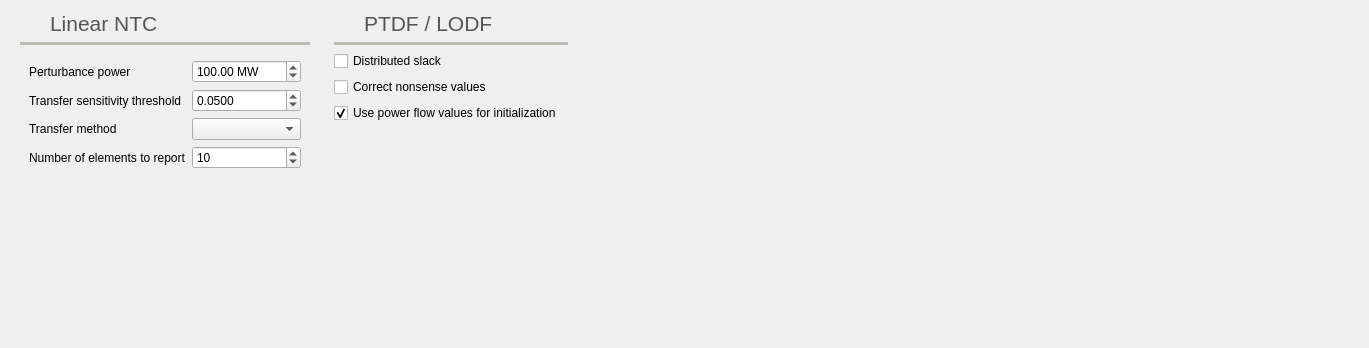
          <widget class="QWidget" name="tab_9">
           <attribute name="icon">
            <iconset resource="icons.qrc">
             <normaloff>:/Icons/icons/ptdf.svg</normaloff>:/Icons/icons/ptdf.svg</iconset>
           </attribute>
           <attribute name="title">
            <string>Linear</string>
           </attribute>
           <attribute name="toolTip">
            <string>Linear calculations related settings</string>
           </attribute>
           <layout class="QHBoxLayout" name="horizontalLayout_8">
            <item>
             <widget class="QFrame" name="frame_64">
              <property name="frameShape">
               <enum>QFrame::NoFrame</enum>
              </property>
              <property name="frameShadow">
               <enum>QFrame::Raised</enum>
              </property>
              <layout class="QGridLayout" name="gridLayout_13">
               <property name="topMargin">
                <number>0</number>
               </property>
               <item row="7" column="0" colspan="2">
                <widget class="QFrame" name="frame_66">
                 <property name="frameShape">
                  <enum>QFrame::NoFrame</enum>
                 </property>
                 <property name="frameShadow">
                  <enum>QFrame::Raised</enum>
                 </property>
                 <layout class="QGridLayout" name="gridLayout_16">
                  <item row="0" column="0">
                   <widget class="QLabel" name="label_91">
                    <property name="text">
                     <string>Perturbance power</string>
                    </property>
                   </widget>
                  </item>
                  <item row="2" column="1">
                   <widget class="QComboBox" name="transferMethodComboBox"/>
                  </item>
                  <item row="1" column="0">
                   <widget class="QLabel" name="label_62">
                    <property name="text">
                     <string>Transfer sensitivity threshold</string>
                    </property>
                   </widget>
                  </item>
                  <item row="2" column="0">
                   <widget class="QLabel" name="label_77">
                    <property name="text">
                     <string>Transfer method</string>
                    </property>
                   </widget>
                  </item>
                  <item row="0" column="1">
                   <widget class="QDoubleSpinBox" name="atcPerturbanceSpinBox">
                    <property name="toolTip">
                     <string>Amount of power used to compute the branches sensitivity to the transfer</string>
                    </property>
                    <property name="suffix">
                     <string> MW</string>
                    </property>
                    <property name="maximum">
                     <double>999999999999.000000000000000</double>
                    </property>
                    <property name="value">
                     <double>100.000000000000000</double>
                    </property>
                   </widget>
                  </item>
                  <item row="1" column="1">
                   <widget class="QDoubleSpinBox" name="atcThresholdSpinBox">
                    <property name="toolTip">
                     <string>Threshold used to discard insensitive branches</string>
                    </property>
                    <property name="decimals">
                     <number>4</number>
                    </property>
                    <property name="maximum">
                     <double>1.000000000000000</double>
                    </property>
                    <property name="value">
                     <double>0.050000000000000</double>
                    </property>
                   </widget>
                  </item>
                  <item row="3" column="0">
                   <widget class="QLabel" name="label_30">
                    <property name="text">
                     <string>Number of elements to report</string>
                    </property>
                   </widget>
                  </item>
                  <item row="3" column="1">
                   <widget class="QSpinBox" name="ntcReportLimitingElementsSpinBox">
                    <property name="toolTip">
                     <string>Top NTC limiting elements. Set to -1 to display all.</string>
                    </property>
                    <property name="minimum">
                     <number>-1</number>
                    </property>
                    <property name="maximum">
                     <number>999999999</number>
                    </property>
                    <property name="value">
                     <number>10</number>
                    </property>
                   </widget>
                  </item>
                 </layout>
                </widget>
               </item>
               <item row="8" column="0" colspan="2">
                <spacer name="verticalSpacer_9">
                 <property name="orientation">
                  <enum>Qt::Vertical</enum>
                 </property>
                 <property name="sizeHint" stdset="0">
                  <size>
                   <width>20</width>
                   <height>150</height>
                  </size>
                 </property>
                </spacer>
               </item>
               <item row="5" column="1">
                <widget class="QLabel" name="label_61">
                 <property name="palette">
                  <palette>
                   <active>
                    <colorrole role="WindowText">
                     <brush brushstyle="SolidPattern">
                      <color alpha="255">
                       <red>85</red>
                       <green>87</green>
                       <blue>83</blue>
                      </color>
                     </brush>
                    </colorrole>
                   </active>
                   <inactive>
                    <colorrole role="WindowText">
                     <brush brushstyle="SolidPattern">
                      <color alpha="255">
                       <red>85</red>
                       <green>87</green>
                       <blue>83</blue>
                      </color>
                     </brush>
                    </colorrole>
                   </inactive>
                   <disabled>
                    <colorrole role="WindowText">
                     <brush brushstyle="SolidPattern">
                      <color alpha="255">
                       <red>190</red>
                       <green>190</green>
                       <blue>190</blue>
                      </color>
                     </brush>
                    </colorrole>
                   </disabled>
                  </palette>
                 </property>
                 <property name="font">
                  <font>
                   <pointsize>16</pointsize>
                  </font>
                 </property>
                 <property name="text">
                  <string>Linear NTC</string>
                 </property>
                </widget>
               </item>
               <item row="5" column="0">
                <widget class="QLabel" name="label_90">
                 <property name="minimumSize">
                  <size>
                   <width>24</width>
                   <height>24</height>
                  </size>
                 </property>
                 <property name="maximumSize">
                  <size>
                   <width>24</width>
                   <height>24</height>
                  </size>
                 </property>
                 <property name="text">
                  <string/>
                 </property>
                 <property name="pixmap">
                  <pixmap resource="icons.qrc">:/Icons/icons/atc.svg</pixmap>
                 </property>
                 <property name="scaledContents">
                  <bool>true</bool>
                 </property>
                </widget>
               </item>
               <item row="6" column="0" colspan="2">
                <widget class="Line" name="line_23">
                 <property name="palette">
                  <palette>
                   <active>
                    <colorrole role="WindowText">
                     <brush brushstyle="SolidPattern">
                      <color alpha="255">
                       <red>186</red>
                       <green>189</green>
                       <blue>182</blue>
                      </color>
                     </brush>
                    </colorrole>
                   </active>
                   <inactive>
                    <colorrole role="WindowText">
                     <brush brushstyle="SolidPattern">
                      <color alpha="255">
                       <red>186</red>
                       <green>189</green>
                       <blue>182</blue>
                      </color>
                     </brush>
                    </colorrole>
                   </inactive>
                   <disabled>
                    <colorrole role="WindowText">
                     <brush brushstyle="SolidPattern">
                      <color alpha="255">
                       <red>190</red>
                       <green>190</green>
                       <blue>190</blue>
                      </color>
                     </brush>
                    </colorrole>
                   </disabled>
                  </palette>
                 </property>
                 <property name="frameShadow">
                  <enum>QFrame::Plain</enum>
                 </property>
                 <property name="lineWidth">
                  <number>4</number>
                 </property>
                 <property name="orientation">
                  <enum>Qt::Horizontal</enum>
                 </property>
                </widget>
               </item>
              </layout>
             </widget>
            </item>
            <item>
             <widget class="QFrame" name="frame_32">
              <property name="frameShape">
               <enum>QFrame::NoFrame</enum>
              </property>
              <property name="frameShadow">
               <enum>QFrame::Raised</enum>
              </property>
              <layout class="QGridLayout" name="gridLayout_14">
               <property name="topMargin">
                <number>0</number>
               </property>
               <item row="2" column="0" colspan="2">
                <widget class="QCheckBox" name="ptdf_distributed_slack_checkBox">
                 <property name="text">
                  <string>Distributed slack</string>
                 </property>
                 <property name="checked">
                  <bool>false</bool>
                 </property>
                </widget>
               </item>
               <item row="3" column="0" colspan="2">
                <widget class="QCheckBox" name="ptdf_correct_nonsense_values_checkBox">
                 <property name="text">
                  <string>Correct nonsense values</string>
                 </property>
                 <property name="checked">
                  <bool>false</bool>
                 </property>
                </widget>
               </item>
               <item row="7" column="0">
                <spacer name="verticalSpacer_12">
                 <property name="orientation">
                  <enum>Qt::Vertical</enum>
                 </property>
                 <property name="sizeHint" stdset="0">
                  <size>
                   <width>20</width>
                   <height>40</height>
                  </size>
                 </property>
                </spacer>
               </item>
               <item row="1" column="0" colspan="2">
                <widget class="Line" name="line_22">
                 <property name="palette">
                  <palette>
                   <active>
                    <colorrole role="WindowText">
                     <brush brushstyle="SolidPattern">
                      <color alpha="255">
                       <red>186</red>
                       <green>189</green>
                       <blue>182</blue>
                      </color>
                     </brush>
                    </colorrole>
                   </active>
                   <inactive>
                    <colorrole role="WindowText">
                     <brush brushstyle="SolidPattern">
                      <color alpha="255">
                       <red>186</red>
                       <green>189</green>
                       <blue>182</blue>
                      </color>
                     </brush>
                    </colorrole>
                   </inactive>
                   <disabled>
                    <colorrole role="WindowText">
                     <brush brushstyle="SolidPattern">
                      <color alpha="255">
                       <red>190</red>
                       <green>190</green>
                       <blue>190</blue>
                      </color>
                     </brush>
                    </colorrole>
                   </disabled>
                  </palette>
                 </property>
                 <property name="frameShadow">
                  <enum>QFrame::Plain</enum>
                 </property>
                 <property name="lineWidth">
                  <number>4</number>
                 </property>
                 <property name="orientation">
                  <enum>Qt::Horizontal</enum>
                 </property>
                </widget>
               </item>
               <item row="0" column="0" colspan="2">
                <widget class="QFrame" name="frame_42">
                 <property name="frameShape">
                  <enum>QFrame::NoFrame</enum>
                 </property>
                 <property name="frameShadow">
                  <enum>QFrame::Raised</enum>
                 </property>
                 <layout class="QHBoxLayout" name="horizontalLayout_14">
                  <property name="leftMargin">
                   <number>0</number>
                  </property>
                  <property name="topMargin">
                   <number>0</number>
                  </property>
                  <property name="rightMargin">
                   <number>0</number>
                  </property>
                  <property name="bottomMargin">
                   <number>0</number>
                  </property>
                  <item>
                   <widget class="QLabel" name="label_70">
                    <property name="minimumSize">
                     <size>
                      <width>24</width>
                      <height>24</height>
                     </size>
                    </property>
                    <property name="maximumSize">
                     <size>
                      <width>24</width>
                      <height>24</height>
                     </size>
                    </property>
                    <property name="text">
                     <string/>
                    </property>
                    <property name="pixmap">
                     <pixmap resource="icons.qrc">:/Icons/icons/ptdf.svg</pixmap>
                    </property>
                    <property name="scaledContents">
                     <bool>true</bool>
                    </property>
                   </widget>
                  </item>
                  <item>
                   <widget class="QLabel" name="label_71">
                    <property name="palette">
                     <palette>
                      <active>
                       <colorrole role="WindowText">
                        <brush brushstyle="SolidPattern">
                         <color alpha="255">
                          <red>85</red>
                          <green>87</green>
                          <blue>83</blue>
                         </color>
                        </brush>
                       </colorrole>
                      </active>
                      <inactive>
                       <colorrole role="WindowText">
                        <brush brushstyle="SolidPattern">
                         <color alpha="255">
                          <red>85</red>
                          <green>87</green>
                          <blue>83</blue>
                         </color>
                        </brush>
                       </colorrole>
                      </inactive>
                      <disabled>
                       <colorrole role="WindowText">
                        <brush brushstyle="SolidPattern">
                         <color alpha="255">
                          <red>190</red>
                          <green>190</green>
                          <blue>190</blue>
                         </color>
                        </brush>
                       </colorrole>
                      </disabled>
                     </palette>
                    </property>
                    <property name="font">
                     <font>
                      <pointsize>16</pointsize>
                     </font>
                    </property>
                    <property name="text">
                     <string>PTDF / LODF</string>
                    </property>
                    <property name="alignment">
                     <set>Qt::AlignBottom|Qt::AlignLeading|Qt::AlignLeft</set>
                    </property>
                   </widget>
                  </item>
                 </layout>
                </widget>
               </item>
               <item row="4" column="0">
                <widget class="QCheckBox" name="usePfValuesForAtcCheckBox">
                 <property name="toolTip">
                  <string>Use existing power flow values for the contingency initialization in the net transfer capacity and contingency simulations</string>
                 </property>
                 <property name="text">
                  <string>Use power flow values for initialization</string>
                 </property>
                 <property name="checked">
                  <bool>true</bool>
                 </property>
                </widget>
               </item>
              </layout>
             </widget>
            </item>
            <item>
             <spacer name="horizontalSpacer_8">
              <property name="orientation">
               <enum>Qt::Horizontal</enum>
              </property>
              <property name="sizeHint" stdset="0">
               <size>
                <width>781</width>
                <height>20</height>
               </size>
              </property>
             </spacer>
            </item>
           </layout>
          </widget>
